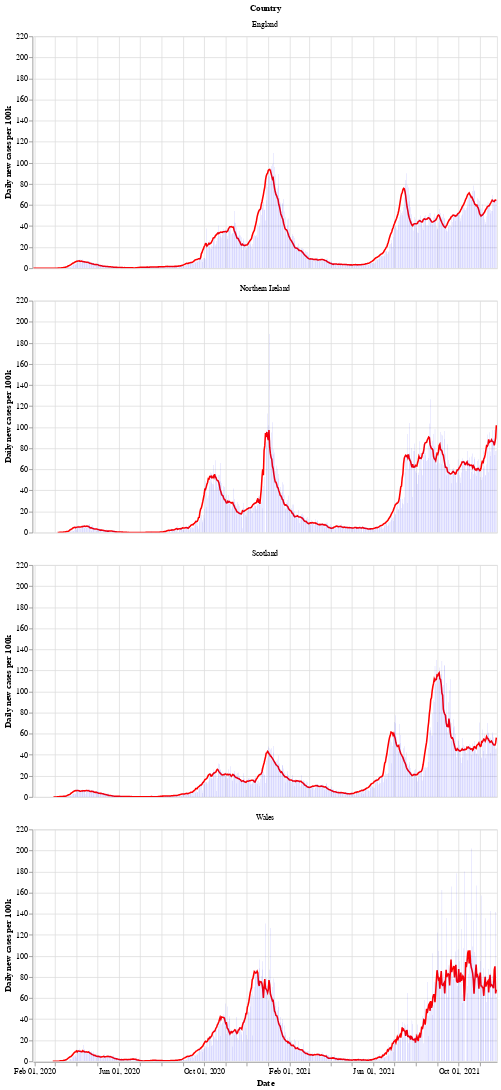

Here is the notebook cell this chart was saved with:
### Markdown cell above
Next is a bar chart of the number of new cases in each country (per 100k population), with the 7 day moving average of cases. Again we see that Wales saw a longer period of raising and falling cases compared to the other countries.

After a period of cases falling, each nation is now seeing a rise in the number of cases - especially in Wales.

### Code cell
# collapse
bars = alt.Chart(uk_cases).mark_bar().encode(
    x=alt.X("yearmonthdate(date):T", axis=alt.Axis(title='Date')),
    y=alt.Y("newCasesRate:Q", axis=alt.Axis(title='Daily new cases per 100k')),
    tooltip='newCasesRate',
    color=alt.condition(
        alt.datum.dailyChange > 0,
        alt.value("orange"),  # The positive color
        alt.value("blue")  # The negative color
    )
).properties(title='New cases per 100k population with rolling 7 day average', width=600).interactive()
line = alt.Chart(uk_cases).mark_line(
    color='red',
    size=2,
).transform_window(
    rolling_mean='mean(newCasesRate)',
    frame=[0, 7],
    groupby=['areaName']
).encode(
    x='yearmonthdate(date):T',
    y='rolling_mean:Q'
)
alt.layer(line, bars, data=uk_cases).facet(alt.Row('areaName', title='Country'), columns=1)

### Figure 1 — Vega-Lite specification as saved in the notebook (floating-point values rounded to 4 significant figures; data arrays with more than 128 entries replaced by an {"elided": "..."} marker saying what was removed)
{"config": {"view": {"continuousWidth": 400, "continuousHeight": 300}}, "data": {"name": "data-10a8456e1b3ca390cf9fafba0bbd552a"}, "facet": {"type": "nominal", "field": "areaName", "title": "Country"}, "spec": {"layer": [{"mark": {"type": "line", "color": "red", "size": 2}, "encoding": {"x": {"type": "temporal", "field": "date", "timeUnit": "yearmonthdate"}, "y": {"type": "quantitative", "field": "rolling_mean"}}, "transform": [{"window": [{"op": "mean", "field": "newCasesRate", "as": "rolling_mean"}], "frame": [0, 7], "groupby": ["areaName"]}]}, {"mark": "bar", "encoding": {"color": {"condition": {"value": "orange", "test": "(datum.dailyChange > 0)"}, "value": "blue"}, "tooltip": {"type": "quantitative", "field": "newCasesRate"}, "x": {"type": "temporal", "axis": {"title": "Date"}, "field": "date", "timeUnit": "yearmonthdate"}, "y": {"type": "quantitative", "axis": {"title": "Daily new cases per 100k"}, "field": "newCasesRate"}}, "selection": {"selector002": {"type": "interval", "bind": "scales", "encodings": ["x", "y"]}}, "title": "New cases per 100k population with rolling 7 day average", "width": 600}]}, "columns": 1, "$schema": "https://vega.github.io/schema/vega-lite/v4.8.1.json", "datasets": {"data-10a8456e1b3ca390cf9fafba0bbd552a": {"elided": "2568 records"}}}
